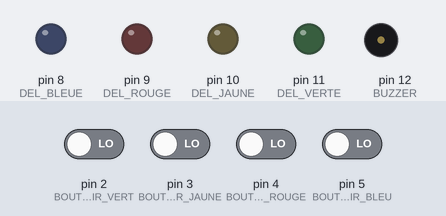
A sketch run on a simulated Arduino Nano, built with avr-gcc and run on an emulated ATmega328P. Parts: output pins drawn as LEDs (lit = HIGH), buzzer (waves = sounding). The test bench sets the inputs (shaded band); at power-on: pin 2 (BOUTON_POUSSOIR_VERT), pin 3 (BOUTON_POUSSOIR_JAUNE), pin 4 (BOUTON_POUSSOIR_ROUGE), pin 5 (BOUTON_POUSSOIR_BLEU) LOW.

Above: at 1.2 s.
1.3 s: pin 2 (BOUTON_POUSSOIR_VERT) driven HIGH
At 1.7 s:
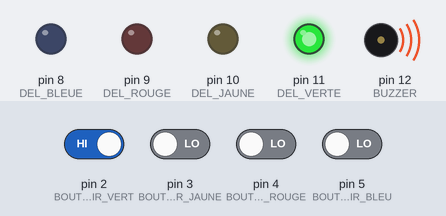
4.3 s: pin 3 (BOUTON_POUSSOIR_JAUNE) driven HIGH
At 4.9 s:
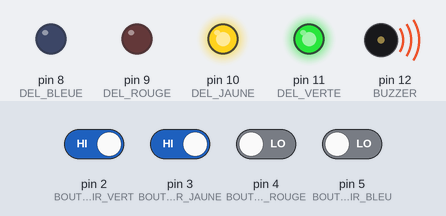
7.3 s: pin 4 (BOUTON_POUSSOIR_ROUGE) driven HIGH
At 8.3 s:
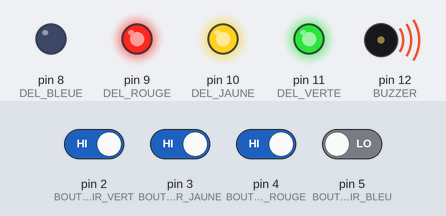
10.3 s: pin 5 (BOUTON_POUSSOIR_BLEU) driven HIGH
At 11.8 s:
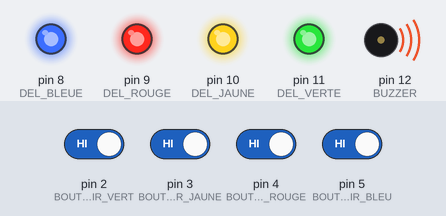
13.3 s: pin 2 (BOUTON_POUSSOIR_VERT) driven LOW
At 14.6 s:
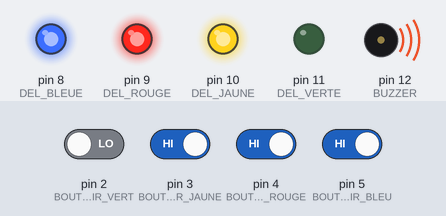
16.3 s: pin 3 (BOUTON_POUSSOIR_JAUNE) driven LOW
At 16.7 s:
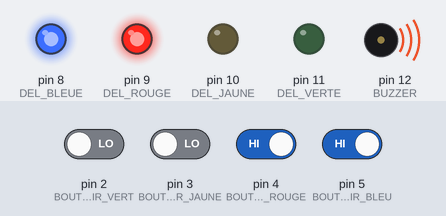
Timing chart, 0 to 20.3 s (numbered marks = the images above; inputs shaded):
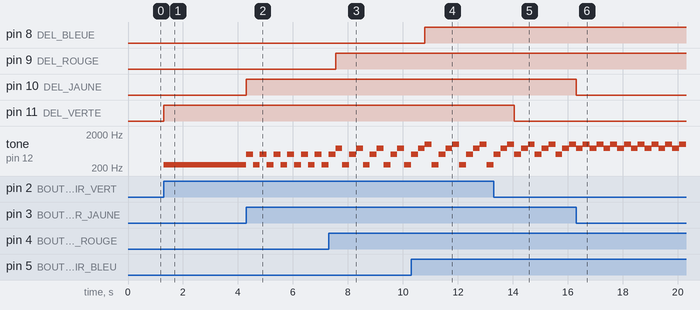

The sketch:

Programme.ino
```cpp
/*
   "MICROCONTRÔLEUR ARDUINO SON ET LUMIÈRE PB200" Pierron référence 33176
   Programme V1.0 : "Programme"
   Rédacteur : M. PAUL Pierre 2024

   *L'utilisation d'une carte non officielle nécessite la configuration "Old Booltloader" !
*/

// Déclarations des entrées et sorties.
#define DEL_VERTE 11
#define DEL_JAUNE 10
#define DEL_ROUGE 9
#define DEL_BLEUE 8
#define BOUTON_POUSSOIR_VERT 2
#define BOUTON_POUSSOIR_JAUNE 3
#define BOUTON_POUSSOIR_ROUGE 4
#define BOUTON_POUSSOIR_BLEU 5
#define BUZZER 12

void setup() {
  // Définition des entées et des sorties de la carte Arduino NANO.
  pinMode(DEL_VERTE, OUTPUT);
  pinMode(DEL_JAUNE, OUTPUT);
  pinMode(DEL_ROUGE, OUTPUT);
  pinMode(DEL_BLEUE, OUTPUT);
  pinMode(BOUTON_POUSSOIR_VERT, INPUT);
  pinMode(BOUTON_POUSSOIR_JAUNE, INPUT);
  pinMode(BOUTON_POUSSOIR_ROUGE, INPUT);
  pinMode(BOUTON_POUSSOIR_BLEU, INPUT);
  pinMode(BUZZER, OUTPUT);
}

void loop() {
  // Programme de démonstration.
  if (digitalRead(BOUTON_POUSSOIR_VERT) == HIGH)
  {
    digitalWrite(DEL_VERTE, HIGH);
    tone(BUZZER, 250);
    delay(250);
    noTone(BUZZER);
  }
  else
  {
    digitalWrite(DEL_VERTE, LOW);
  }
  if (digitalRead(BOUTON_POUSSOIR_JAUNE) == HIGH)
  {
    digitalWrite(DEL_JAUNE, HIGH);
    tone(BUZZER, 500);
    delay(250);
    noTone(BUZZER);
  }
  else
  {
    digitalWrite(DEL_JAUNE, LOW);
  }
    if (digitalRead(BOUTON_POUSSOIR_ROUGE) == HIGH)
  {
    digitalWrite(DEL_ROUGE, HIGH);
    tone(BUZZER, 750);
    delay(250);
    noTone(BUZZER);
  }
  else
  {
    digitalWrite(DEL_ROUGE, LOW);
  }
    if (digitalRead(BOUTON_POUSSOIR_BLEU) == HIGH)
  {
    digitalWrite(DEL_BLEUE, HIGH);
    tone(BUZZER, 1000);
    delay(250);
    noTone(BUZZER);
  }
  else
  {
    digitalWrite(DEL_BLEUE, LOW);
  }
}
```

Measured:
- after the input at 1.3 s, pin 11 (DEL_VERTE): LOW → HIGH at once; tone on pin 12 (BUZZER): silent → 250 Hz at once
- after the input at 4.3 s, pin 10 (DEL_JAUNE): LOW → HIGH at once; tone on pin 12 (BUZZER): alternates 500 Hz for 0.25 s and 250 Hz for 0.25 s, starting at once
- after the input at 7.3 s, pin 9 (DEL_ROUGE): LOW → HIGH after 0.25 s
- after the input at 10.3 s, pin 8 (DEL_BLEUE): LOW → HIGH after 0.50 s
- after the input at 13.3 s, pin 11 (DEL_VERTE): HIGH → LOW after 0.75 s
- after the input at 16.3 s, pin 10 (DEL_JAUNE): HIGH → LOW at once
